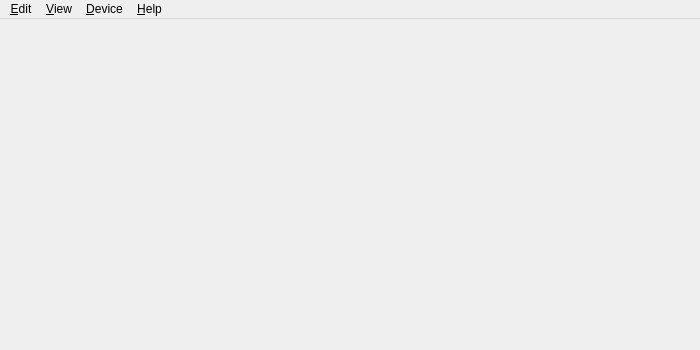
<?xml version="1.0" encoding="UTF-8"?>
<ui version="4.0">
 <class>QAttenuatorWindow</class>
 <widget class="QMainWindow" name="QAttenuatorWindow">
  <property name="geometry">
   <rect>
    <x>0</x>
    <y>0</y>
    <width>700</width>
    <height>350</height>
   </rect>
  </property>
  <property name="windowTitle">
   <string>USB Attenuator</string>
  </property>
  <property name="windowIcon">
   <iconset resource="../resrc/attenuator.qrc">
    <normaloff>:/icon/attenuator.png</normaloff>:/icon/attenuator.png</iconset>
  </property>
  <property name="unifiedTitleAndToolBarOnMac">
   <bool>true</bool>
  </property>
  <widget class="QWidget" name="centralwidget">
   <layout class="QVBoxLayout" name="verticalLayout">
    <item>
     <widget class="QAttenuatorWidget" name="attenuatorWidget" native="true"/>
    </item>
   </layout>
  </widget>
  <widget class="QMenuBar" name="menubar">
   <property name="geometry">
    <rect>
     <x>0</x>
     <y>0</y>
     <width>700</width>
     <height>22</height>
    </rect>
   </property>
   <widget class="QMenu" name="menuEdit">
    <property name="title">
     <string>&amp;Edit</string>
    </property>
    <addaction name="actionCut"/>
    <addaction name="actionCopy"/>
    <addaction name="actionPaste"/>
   </widget>
   <widget class="QMenu" name="menuDevice">
    <property name="title">
     <string>&amp;Device</string>
    </property>
    <addaction name="actionConnect"/>
    <addaction name="actionDisconnect"/>
   </widget>
   <widget class="QMenu" name="menuHelp">
    <property name="title">
     <string>&amp;Help</string>
    </property>
    <addaction name="actionAbout"/>
   </widget>
   <widget class="QMenu" name="menuView">
    <property name="title">
     <string>&amp;View</string>
    </property>
    <widget class="QMenu" name="menuLanguage">
     <property name="title">
      <string>&amp;Language</string>
     </property>
     <property name="icon">
      <iconset resource="../resrc/attenuator.qrc">
       <normaloff>:/icon/choose-language.png</normaloff>:/icon/choose-language.png</iconset>
     </property>
     <addaction name="actionDefault"/>
     <addaction name="separator"/>
     <addaction name="actionEnglish"/>
     <addaction name="actionGerman"/>
     <addaction name="actionFrench"/>
     <addaction name="actionCzech"/>
    </widget>
    <addaction name="menuLanguage"/>
   </widget>
   <addaction name="menuEdit"/>
   <addaction name="menuView"/>
   <addaction name="menuDevice"/>
   <addaction name="menuHelp"/>
  </widget>
  <action name="actionAbout">
   <property name="icon">
    <iconset resource="../resrc/attenuator.qrc">
     <normaloff>:/icon/attenuator.png</normaloff>:/icon/attenuator.png</iconset>
   </property>
   <property name="text">
    <string>&amp;About</string>
   </property>
   <property name="menuRole">
    <enum>QAction::AboutRole</enum>
   </property>
  </action>
  <action name="actionCut">
   <property name="icon">
    <iconset resource="../resrc/attenuator.qrc">
     <normaloff>:/icon/edit-cut.png</normaloff>:/icon/edit-cut.png</iconset>
   </property>
   <property name="text">
    <string>C&amp;ut</string>
   </property>
  </action>
  <action name="actionCopy">
   <property name="icon">
    <iconset resource="../resrc/attenuator.qrc">
     <normaloff>:/icon/edit-copy.png</normaloff>:/icon/edit-copy.png</iconset>
   </property>
   <property name="text">
    <string>C&amp;opy</string>
   </property>
   <property name="toolTip">
    <string>Copy</string>
   </property>
  </action>
  <action name="actionPaste">
   <property name="icon">
    <iconset resource="../resrc/attenuator.qrc">
     <normaloff>:/icon/edit-paste.png</normaloff>:/icon/edit-paste.png</iconset>
   </property>
   <property name="text">
    <string>&amp;Paste</string>
   </property>
  </action>
  <action name="actionCzech">
   <property name="icon">
    <iconset resource="../resrc/attenuator.qrc">
     <normaloff>:/language/cs.png</normaloff>:/language/cs.png</iconset>
   </property>
   <property name="text">
    <string>&amp;Czech</string>
   </property>
  </action>
  <action name="actionGerman">
   <property name="icon">
    <iconset resource="../resrc/attenuator.qrc">
     <normaloff>:/language/de.png</normaloff>:/language/de.png</iconset>
   </property>
   <property name="text">
    <string>&amp;German</string>
   </property>
   <property name="toolTip">
    <string>German</string>
   </property>
  </action>
  <action name="actionEnglish">
   <property name="icon">
    <iconset resource="../resrc/attenuator.qrc">
     <normaloff>:/language/en.png</normaloff>:/language/en.png</iconset>
   </property>
   <property name="text">
    <string>&amp;English</string>
   </property>
  </action>
  <action name="actionDefault">
   <property name="icon">
    <iconset resource="../resrc/attenuator.qrc">
     <normaloff>:/icon/edit-undo.png</normaloff>:/icon/edit-undo.png</iconset>
   </property>
   <property name="text">
    <string>&amp;Default</string>
   </property>
   <property name="toolTip">
    <string>Default</string>
   </property>
  </action>
  <action name="actionFrench">
   <property name="icon">
    <iconset resource="../resrc/attenuator.qrc">
     <normaloff>:/language/fr.png</normaloff>:/language/fr.png</iconset>
   </property>
   <property name="text">
    <string>&amp;French</string>
   </property>
  </action>
  <action name="actionConnect">
   <property name="icon">
    <iconset resource="../resrc/attenuator.qrc">
     <normaloff>:/icon/edit-redo.png</normaloff>:/icon/edit-redo.png</iconset>
   </property>
   <property name="text">
    <string>&amp;Connect</string>
   </property>
  </action>
  <action name="actionDisconnect">
   <property name="enabled">
    <bool>false</bool>
   </property>
   <property name="icon">
    <iconset resource="../resrc/attenuator.qrc">
     <normaloff>:/icon/dialog-cancel.png</normaloff>:/icon/dialog-cancel.png</iconset>
   </property>
   <property name="text">
    <string>&amp;Disconnect</string>
   </property>
  </action>
 </widget>
 <customwidgets>
  <customwidget>
   <class>QAttenuatorWidget</class>
   <extends>QWidget</extends>
   <header location="global">attenuatorwidget.h</header>
   <container>1</container>
  </customwidget>
 </customwidgets>
 <resources>
  <include location="../resrc/attenuator.qrc"/>
 </resources>
 <connections/>
</ui>
